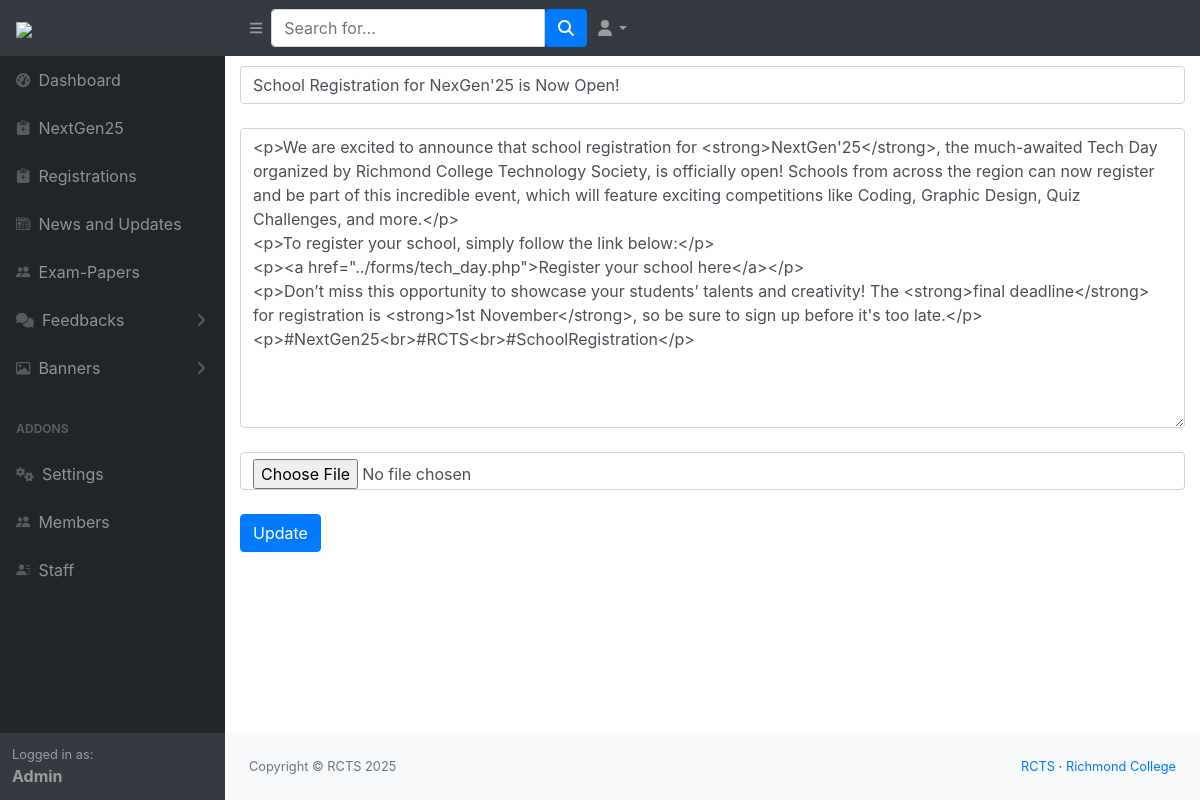
The page /pages/edit-nextgen-post.php?id=20 (signed in) on the database its author committed.
### tables this page shows
CREATE TABLE `nextgen` (
  `id` int NOT NULL,
  `news_header` varchar(50) NOT NULL,
  `news_description` text NOT NULL,
  `date_time` date NOT NULL,
  `img_path` text
);

### pages/edit-nextgen-post.php (the view, shortened to what this page needs)
<?php
if (isset($_SESSION['email'])) {
?>
    <!DOCTYPE html>
    <html lang="en">
    <head>
        <link href="css/styles.css" rel="stylesheet" />
        <link rel="stylesheet" href="https://cdnjs.cloudflare.com/ajax/libs/font-awesome/4.7.0/css/font-awesome.min.css">
        <link href="//maxcdn.bootstrapcdn.com/bootstrap/4.1.1/css/bootstrap.min.css" rel="stylesheet" id="bootstrap-css">
    </head>
    <body class="sb-nav-fixed">
        <?php include 'top-navbar.php'; ?>
        <?php include 'left-side-bar.php'; ?>
        <div id="layoutSidenav_content">
        <?php
        $id = $_GET['id'];
        include('../controller/connection.php');
        $mysql = "SELECT * FROM nextgen WHERE  id = '$id'";
        $result = $con->query($mysql);
        $row = $result->fetch_assoc();
        ?>
        <div class="container">
            <form class="form" action="../data/edit-nextgen-post.php" method="post" enctype="multipart/form-data">
                <input class="form-control" name="header" value="<?php echo $row['news_header'];  ?>"><br>
                <textarea id="body" class="form-control" name="body" style="height: 300px;"><?php echo $row['news_description'];  ?></textarea><br>
                <input type="file" accept=".png,.jpg,.jpeg,.webp,image/png" class="form-control" name="file" value="<?php echo $row['img_path'];  ?>"><br>
                <button type="submit" class="btn btn-primary">Update</button>
            </form>
        </div>
        <?php include 'footer.php'; ?>
        </div>
    </body>
    </html>
<?php
} else {
    header("Location:../login.php");
    exit;
}
?>

### pages/css/styles.css (style rules this page uses)
html, body { height: 100%; }
#layoutSidenav #layoutSidenav_content { position: relative; display: flex; flex-direction: column; justify-content: space-between; min-width: 0; flex-grow: 1; min-height: calc(100vh - 56px); margin-left: -225px; }
@media (min-width: 992px) { #layoutSidenav #layoutSidenav_content { margin-left: 0; transition: margin 0.15s ease-in-out; } }
.sb-nav-fixed #layoutSidenav #layoutSidenav_content { padding-left: 225px; top: 56px; }

### pages/edit-nextgen-post.php (style rules this page uses)
.container { margin-top: 1%; }

### pages/footer.php (style rules this page uses)
body { min-height: 100vh; display: flex; flex-direction: column; }

### rows shown on the page
nextgen: header "School Registration for NexGen'25 is Now Open!", body "<p>We are excited to announce that school registration for <strong>NextGen'25</strong>, the much-awaited Tech Day organized by Richmond College Technology Society, is officially open! Schools from across the region can now register and be part of this incredible event, which will feature exciting competitions like Coding, Graphic Design, Quiz Challenges, and more.</p> <p>To register your school, simply follow the link below:</p> <p><a href=\"../forms/tech_day.php\">Register your school here</a></p> <p>Don’t miss this opportunity to showcase your students’ talents and creativity! The <strong>final deadline</strong> for registration is <strong>1st November</strong>, so be sure to sign up before…"
